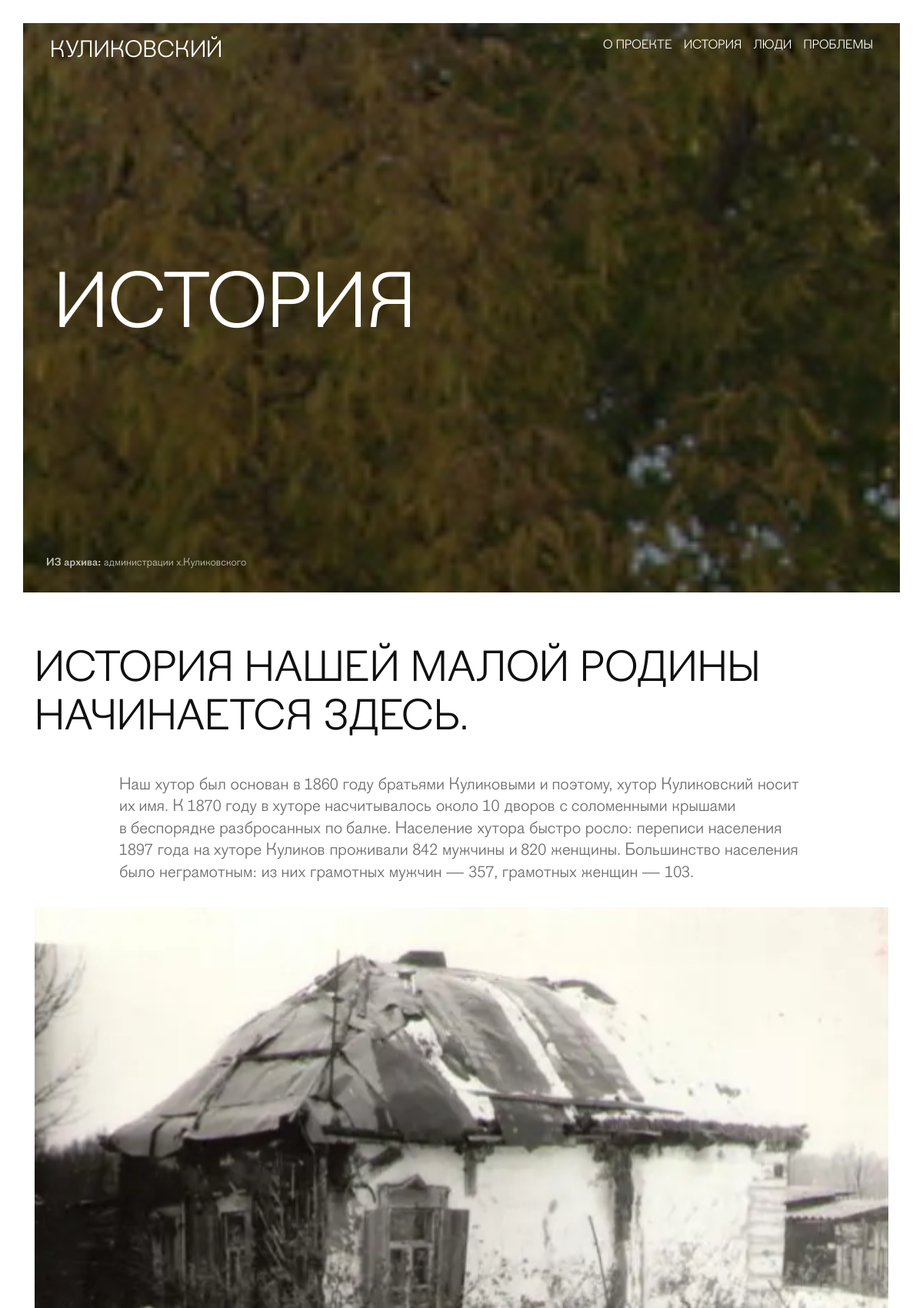
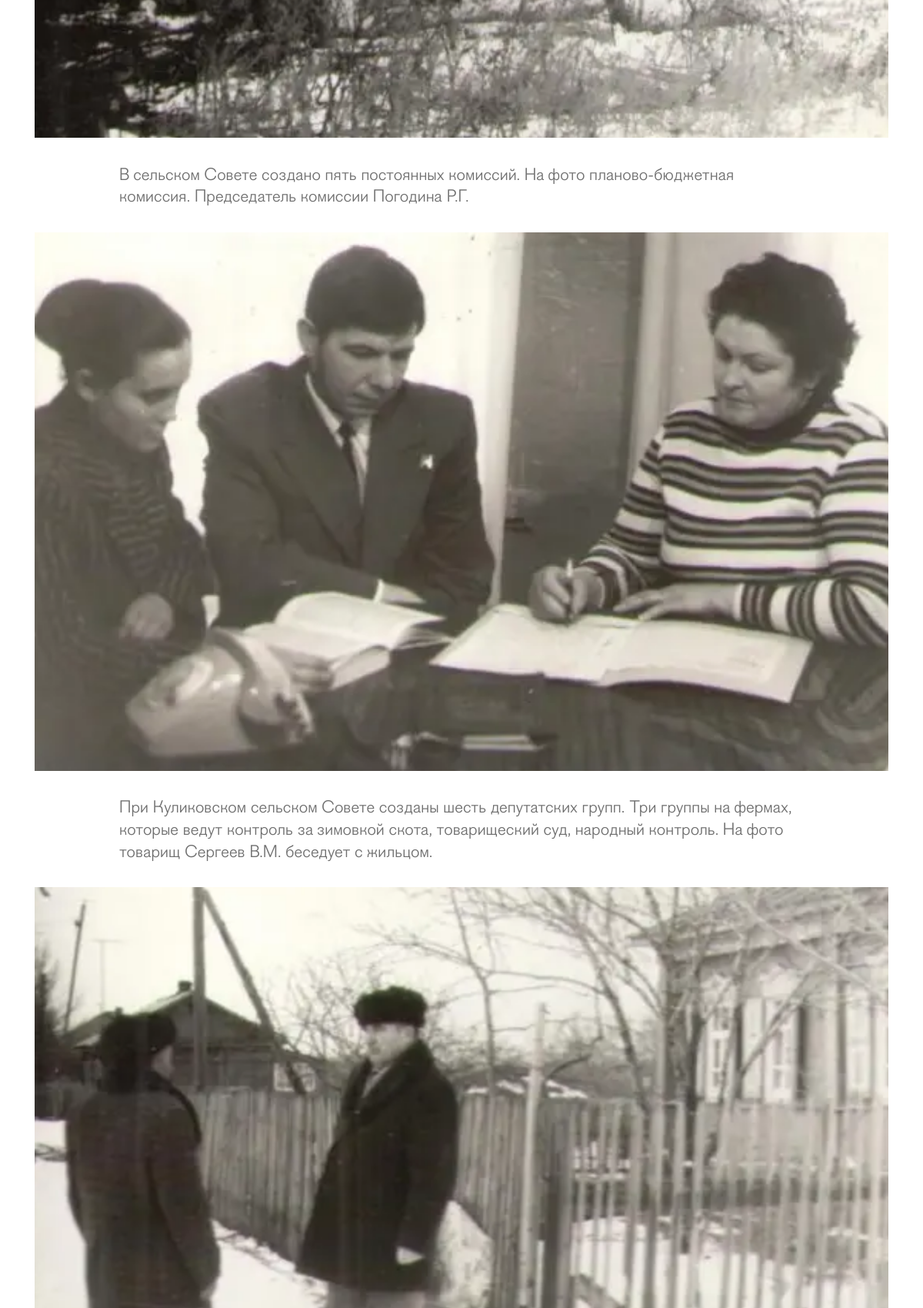
The page /history/ (upper part) on the database its author committed (2 pictures, top to bottom).
### history/models.py (models this page shows, shortened)
class History(models.Model):
    text = models.TextField( verbose_name='Заголовок', help_text='Введите заголовок поста', blank=True)
    img = models.ImageField(upload_to='history/', verbose_name='Изображение', help_text='Загрузите изображение для записи')
    status = models.BooleanField(default=True, verbose_name='Статус', help_text='Отображает запись на странице')
    class Meta:
        verbose_name = 'История'
        verbose_name_plural = 'Истории'

### history/views.py (the view)
# urls.py: path("history/", views.history, name="history"),
def history(request):
    history = History.objects.filter(status=1).order_by('id')
    context = {'history': history}
    return render(request, "history/index.html", context)

### templates/history/index.html (shortened to what this page needs)
{% extends "template.html" %}
{% load static %}
{% block content %}
<section class="main-wrapper__section intro-section intro-section--people" id="intro-section">
	<div class="intro-section__banner" style="background-image: url('{% static 'img/history-bg.jpg' %}');">
		<div class="intro-section__container container">
			<div class="intro-section__inner">
				<h2 class="intro-section__title">История</h2>
			</div>
		</div>
		<span class="intro-section__author">
			<strong>ИЗ архива: </strong>
			администрации х.Куликовского
		</span>
	</div>
</section>
<section class="main-wrapper__section content-section content-section--history">
	<div class="container content-section__container">
		<div class="content-section__inner">
			<div class="content-section__opening">
				<h2 class="content-section__title">История нашей малой родины начинается здесь.</h2>
			</div>
			<div class="content-section__info">
				{% for history_item in history %}
				<p class="content-section__text">
					{{ history_item.text }}
				</p>
				<img src="{{ history_item.img.url }}" alt="Дома с соломленными крышами" class="content-section__img" />
				{% endfor %}
			</div>
		</div>
	</div>
</section>
{% endblock %}

### static/css/main.css (style rules this page uses)
:root { --font-family: "Figgins", sans-serif; --content-width: 1440px; --container-offset: 15px; --container-width: calc(var(--content-width) + (var(--container-offset) * 2)); --navlink-color: #ffffff; --text-color: #101010; --bg-color: #ffffff; --accent-color: #718B96; --white-color: #ffffff; --black-color: #101010; --line-color: rgba(0,0,0, .3); }
html { -webkit-box-sizing: border-box; box-sizing: border-box; width: 100vw; overflow-x: hidden; background-color: var(--bg-color); }
*, *::before, *::after { -webkit-box-sizing: border-box; box-sizing: border-box; }
body { width: 100vw; overflow-x: hidden; font-family: var(--font-family); background-color: var(--bg-color); color: var(--text-color); -webkit-transition: all 300ms linear; transition: all 300ms linear; }
img { height: auto; max-width: 100%; -o-object-fit: cover; object-fit: cover; }
.container { margin: 0 auto; padding: 0 var(--container-offset); max-width: var(--container-width); width: 100%; }
.intro-section { position: relative; width: 100%; height: 100vh; padding: 30px 30px 30px 30px; color: var(--white-color); }
.intro-section__banner { position: relative; width: 100%; height: 100%; background-position: center; background-repeat: no-repeat; background-attachment: fixed; background-size: cover; display: -webkit-box; display: -ms-flexbox; display: flex; -webkit-box-orient: vertical; -webkit-box-direction: normal; -ms-flex-direction: column; flex-direction: column; -webkit-box-pack: center; -ms-flex-pack: center; justify-content: center; padding: 0 25px; }
.intro-section__banner::before { content: ""; position: absolute; top: 0; left: 0; right: 0; bottom: 0; width: 100%; height: 100%; background-color: rgba(0, 0, 0, 0.5); display: block; z-index: 20; }
.intro-section__title { position: relative; margin: 0; font-size: 100px; font-weight: 400; text-transform: uppercase; z-index: 30; }
.intro-section__author { position: absolute; left: 30px; bottom: 30px; font-size: 14px; z-index: 30; opacity: 0.7; }
.content-section { width: 100%; padding: 40px 30px; }
.content-section__title { margin: 0 0 40px 0; padding: 0; font-size: 55px; text-transform: uppercase; font-weight: 400; }
.content-section .content-section__info img { margin: 30px 0; max-width: 100%; width: 100%; height: 700px; -o-object-fit: cover; object-fit: cover; }
.content-section__text { font-size: 22px; font-weight: 400; line-height: 1.3; opacity: 0.6; max-width: 890px; margin: 0 auto; }

### rows shown on the page
History: text "Наш хутор был основан в 1860 году братьями Куликовыми и поэтому, хутор Куликовский носит их имя. К 1870 году в хуторе насчитывалось около 10 дворов с соломенными крышами в беспорядке разбросанных по балке. Население хутора быстро росло: переписи населения 1897 года на хуторе Куликов проживали 842 мужчины и 820 женщины. Большинство населения было неграмотным: из них грамотных мужчин — 357, грамотных женщин — 103.", img (picture)
History: text "В сельском Совете создано пять постоянных комиссий. На фото планово-бюджетная комиссия. Председатель комиссии Погодина Р.Г.", img (picture)
History: text "При Куликовском сельском Совете созданы шесть депутатских групп. Три группы на фермах, которые ведут контроль за зимовкой скота, товарищеский суд, народный контроль. На фото товарищ Сергеев В.М. беседует с жильцом.", img (picture)
